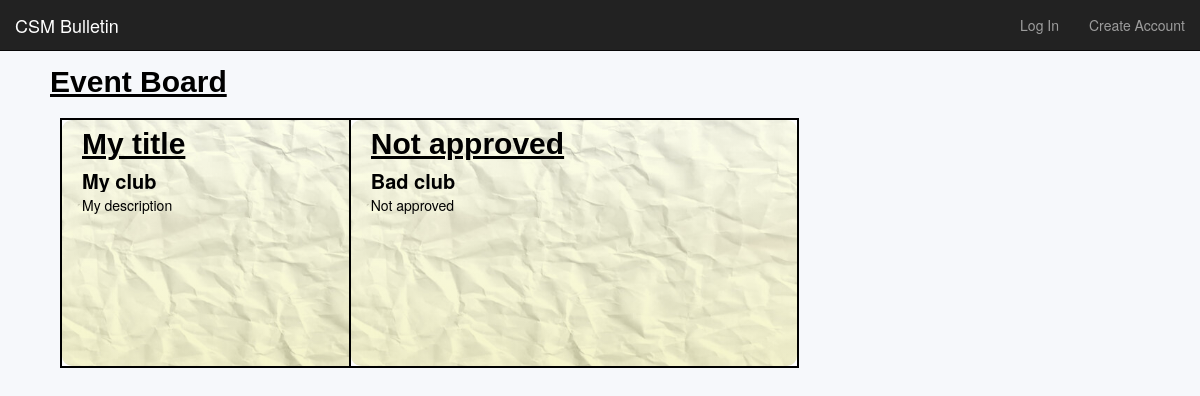
The app's page /event/board/, older data.
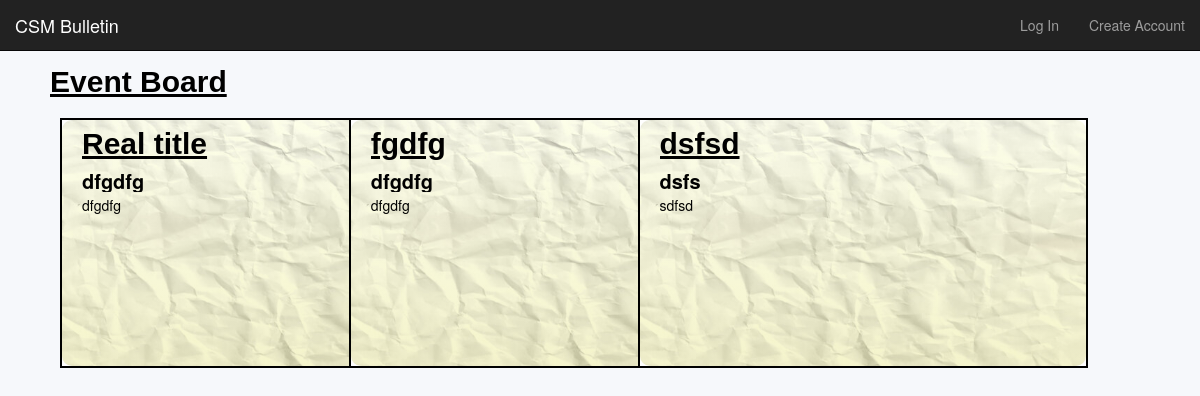
The same page, newer data.
### events/models.py (models this page shows)
class Event(models.Model):  # makes an event class with five atributes
    title        = models.CharField(max_length=120) # make title limited to 120 chars
    description  = models.TextField(blank=True, default='') # make description not required
    repeats      = models.BooleanField(default=False)
    approved     = models.BooleanField(default=False)
    date         = models.DateField()
    start_time   = models.TimeField()
    end_time     = models.TimeField()
    posting_club = models.CharField(max_length=100)
    upload       = models.ImageField(upload_to='events/static', default='', blank=True)
    def get_absolute_url(self):
        return reverse('events:event', kwargs={'id': self.id})

### events/views.py (the view)
def event_board_view(request, *args, **kwargs):
    context = {
        'object_list': Event.objects.all()
    }
    return render(request, 'events/event_board.html', context)

### events/templates/events/event_board.html (shortened to what this page needs)
{% extends 'base.html' %}
{% block content %}
{% load static %} <link rel="stylesheet" href="{% static 'eventboard.css' %}">
<h1>Event Board</h1>
  {% for event in object_list %}
    {% if event.approved %}
      <div class="column">
        <a href="{{ event.get_absolute_url }}">
          <div class="box">
            {% load static %} <img src="{% static 'images/paper.jpg' %}" alt="Paper">
            <div class="gradient"></div>
            <h1><div class="ellipsis">{{ event.title }}</div></h1>
            <h2><div class="ellipsis">{{ event.posting_club }}</div></h2>
            <p>{% if event.description %}{{ event.description }}{% else %}N/A{% endif %}</p>
          </div>
        </a>
      </div>
    {% endif %}
{% endfor %}
{% endblock %}

### templates/base.html (shortened to what this page needs)
<!doctype html>
<html lang="en">
  <head>
    <link rel="stylesheet" href="https://cdn.jsdelivr.net/npm/bootstrap@3.4.1/dist/css/bootstrap.min.css">
  </head>
  <body>
    {% load static %}
    {% include 'navbar.html' %}
  <br></br/><br>
    {% block content %}
    {% endblock %}
  </body>
</html>

### templates/navbar.html (shortened to what this page needs)
<nav class="navbar navbar-inverse navbar-fixed-top">
    <div class="container-fluid">
      <div class="navbar-header">
        <a class="navbar-brand" href="/event/board/">CSM Bulletin</a>
      </div>
      <div class="collapse navbar-collapse" id="bs-example-navbar-collapse-1">
        <ul class="nav navbar-nav navbar-right">
          {% if user.is_authenticated %}
          <li><a class='nav-link' href="/members/logout_user/">Log Out</a></li>
          {% else %}
          <li><a href="/members/login_user/">Log In</a></li>
          <li><a href="/members/register_user/">Create Account</a></li>
          {% endif %}
        </ul>
      </div>
    </div>
  </nav>

### events/static/eventboard.css (style rules this page uses)
body { background-color: rgba(0, 77, 150, 0.034); margin-left: 45px; margin-bottom: 20px; }
.ellipsis { text-overflow: ellipsis; white-space: nowrap; overflow: hidden; }
h1 { margin: 5px; font-stretch: condensed; font-size: 30px; font-weight: bold; text-decoration: underline; font-family: Arial; color: rgb(0, 0, 0); }
h2 { margin: 5px; font-size: 20px; font-weight: bold; color: rgb(0, 0, 0); }
p { margin: 5px; }
.box { transition: all .3s ease; width: 450px; height: 250px; margin: 15px; border: 2px solid #000000; background-color: white; float: left; position: relative; }
.box .gradient { width: 100%; height: 100%; background: linear-gradient(to bottom, rgba(245, 255, 110, 0.15), rgba(209, 206, 0, 0.2)); position: absolute; border-radius: 10px; top: 0; left: 0; }
.box h1 { position: absolute; width: 90%; top: 2px; left: 15px; font-stretch: condensed; font-size: 30px; font-weight: bold; text-decoration: underline; font-family: Arial; color: rgb(0, 0, 0); }
.box h2 { position: absolute; width: 90%; font-size: 20px; font-weight: bold; top: 45px; left: 15px; color: rgb(0, 0, 0); }
.box img { position: absolute; width: 100%; height: 100%; object-fit: cover; }
.box p { position: absolute; top: 70px; left: 15px; width: 80%; color: rgb(0, 0, 0); overflow: hidden; display: -webkit-box; -webkit-box-orient: vertical; -webkit-line-clamp: 4; }
img { border-radius: 10px; }
.column { float: left; width: 25%; }

Row changes from the older to the newer data that the page shows:
removed Event: approved True (drawn), title "My title", posting_club "My club", description "My description"
no longer on this page (row edited): Event: approved True (drawn), title "Not approved", posting_club "Bad club", description "Not approved"
added Event: approved True (drawn), title "Real title", posting_club "dfgdfg", description "dfgdfg"
added Event: approved True (drawn), title "fgdfg", posting_club "dfgdfg", description "dfgdfg"
added Event: approved True (drawn), title "dsfsd", posting_club "dsfs", description "sdfsd"
